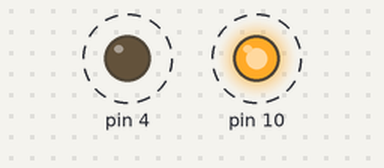
This sketch was run on a simulated Arduino Uno, built with avr-gcc and run on an emulated ATmega328P. Shown: output pins drawn as LEDs (lit = HIGH). Dashed ring = blinking.

Above: at 0.5 s.
Timing chart, 0 to 4.6 s (numbered marks = the images above):
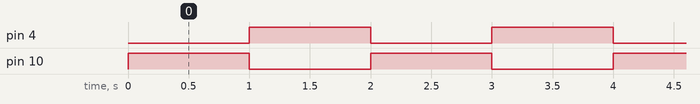

Measured:
- by itself, pin 4, pin 10: alternates HIGH for 1.0 s and LOW for 1.0 s
- by itself, everything shown: repeats every 2.0 s, in 3 steps

The sketch:

codigo.ino
```cpp
// C++ code
//
void setup()
{
  pinMode(10, OUTPUT);
   pinMode(4, OUTPUT);
}

void loop()
{
  digitalWrite(10, HIGH);
  delay(1000);
  digitalWrite(10, LOW);
  delay(000);

  digitalWrite(4, HIGH);
  delay(1000);
  digitalWrite(4, LOW);
  delay(000);
}
```
